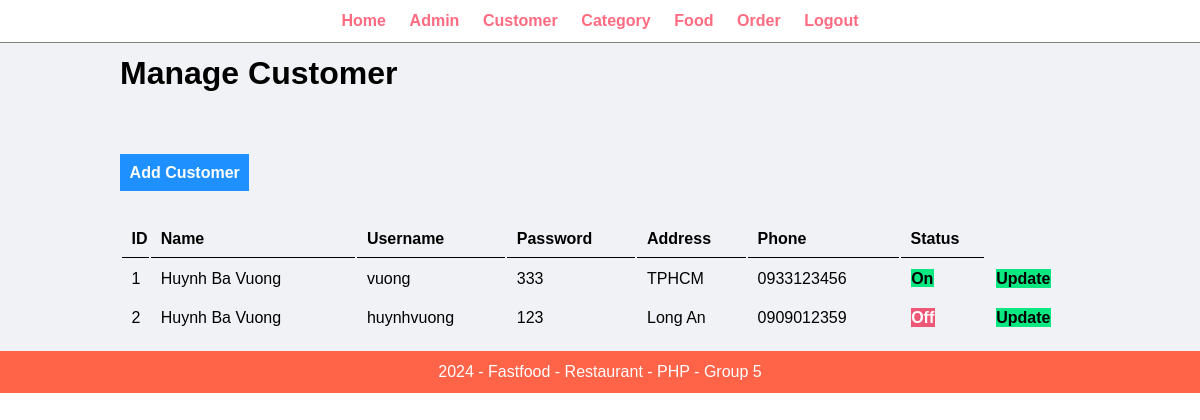
/admin/manage-customer.php (signed in), run on an earlier commit of the app's database.
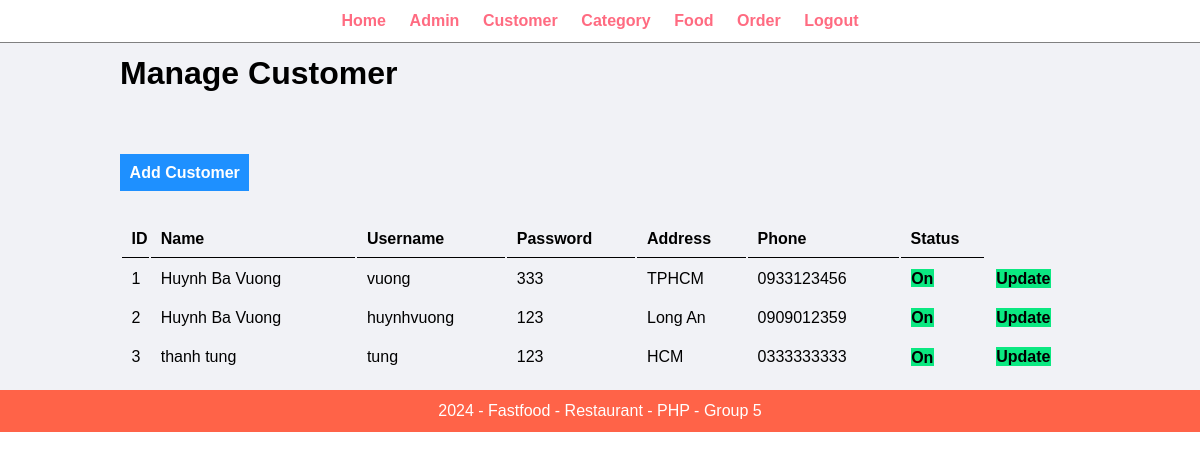
And on a later commit of the database.
### tables this page shows
CREATE TABLE `customer` (
  `ID` int(11) NOT NULL,
  `username` varchar(100) NOT NULL,
  `password` varchar(255) NOT NULL,
  `name` varchar(100) NOT NULL,
  `address` text NOT NULL,
  `phone` char(12) NOT NULL,
  `status` tinyint(1) NOT NULL
);

### admin/manage-customer.php (the view, shortened to what this page needs)
<?php include('patials/menu.php'); ?>
        <div class="main-content">
            <div class="wrapper">
                <h1>Manage Customer</h1>
                <br>
                <br><br><br>
                <a href="add-customer.php" class="btn-add">Add Customer</a>
                <br /><br /><br />
                <table class="table-full">
                    <tr>
                        <th>ID</th>
                        <th>Name</th>
                        <th>Username</th>
                        <th>Password</th>
                        <th>Address</th>
                        <th>Phone</th>
                        <th>Status</th>
                    </tr>
                    <?php
                    $sql = "SELECT * FROM customer";
                    $res = mysqli_query($conn, $sql);
                    if($res==TRUE){
                        $count = mysqli_num_rows($res);
                        if($count > 0){
                            while($rows = mysqli_fetch_assoc($res)){
                                $ID = $rows['ID'];
                                $name = $rows['name'];
                                $username = $rows['username'];
                                $password = $rows['password'];
                                $address = $rows['address'];
                                $phone = $rows['phone'];
                                $status = $rows['status'];
                                ?>
                                <tr>
                                    <td><?php echo $ID ?></td>
                                    <td><?php echo $name ?></td>
                                    <td><?php echo $username ?></td>
                                    <td><?php echo $password ?></td>
                                    <td><?php echo $address ?></td>
                                    <td><?php echo $phone ?></td>
                                    <td>
                                        <?php
                                         if ($status == 1) {
                                           $class_active = "btn-update";
                                           $active = "On";
                                         }
                                         else {
                                           $class_active = "btn-delete";
                                           $active = "Off";
                                         }
                                         echo "<a href='" . SITEURL . "admin/status-customer.php?ID=$ID&status=$status' class='$class_active'>$active</a>";
                                        ?>
                                    </td>
                                    <td>
                                        <a href="<?php echo SITEURL; ?>admin/update-customer.php?ID=<?php echo $ID; ?>" class="btn-update">Update</a>
                                    </td>
                                </tr>
                                <?php
                            }
                        }
                    }
                    else{
                    }
                    ?>
                </table>
            </div>
        </div>
<?php include('patials/footer.php'); ?>

What changed in the data, as far as the page shows it:
changed customer "huynhvuong": status "Off" → "On"
added customer: ID "3", name "thanh tung", username "tung", password "123", address "HCM", phone "0333333333", status "On"
